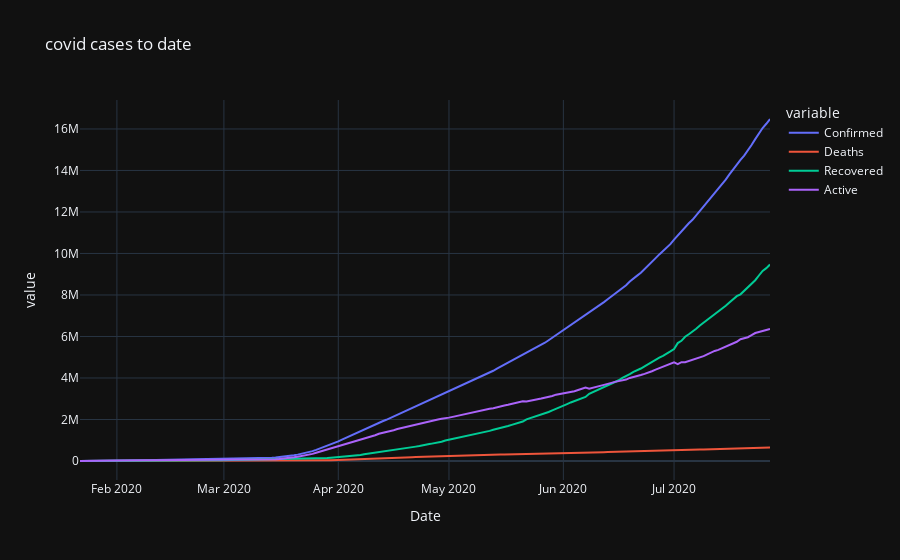

Notebook code cell kept with this figure:
### Code cell
px.line(day_wise, x = "Date", y = ['Confirmed', 'Deaths', 'Recovered', 'Active'], title = "covid cases to date", template="plotly_dark")

### Figure 1 — Plotly figure (JSON) as saved in the notebook; plotly's stock layout.template omitted (floating-point values rounded to 4 significant figures; data arrays with more than 128 entries replaced by an {"elided": "..."} marker saying what was removed)
{"data": [{"hovertemplate": "variable=Confirmed<br>Date=%{x}<br>value=%{y}<extra></extra>", "legendgroup": "Confirmed", "line": {"color": "#636efa", "dash": "solid"}, "marker": {"symbol": "circle"}, "mode": "lines", "name": "Confirmed", "orientation": "v", "showlegend": true, "type": "scatter", "x": {"elided": "188 str values"}, "xaxis": "x", "y": {"elided": "188 int values"}, "yaxis": "y"}, {"hovertemplate": "variable=Deaths<br>Date=%{x}<br>value=%{y}<extra></extra>", "legendgroup": "Deaths", "line": {"color": "#EF553B", "dash": "solid"}, "marker": {"symbol": "circle"}, "mode": "lines", "name": "Deaths", "orientation": "v", "showlegend": true, "type": "scatter", "x": {"elided": "188 str values"}, "xaxis": "x", "y": {"elided": "188 int values"}, "yaxis": "y"}, {"hovertemplate": "variable=Recovered<br>Date=%{x}<br>value=%{y}<extra></extra>", "legendgroup": "Recovered", "line": {"color": "#00cc96", "dash": "solid"}, "marker": {"symbol": "circle"}, "mode": "lines", "name": "Recovered", "orientation": "v", "showlegend": true, "type": "scatter", "x": {"elided": "188 str values"}, "xaxis": "x", "y": {"elided": "188 int values"}, "yaxis": "y"}, {"hovertemplate": "variable=Active<br>Date=%{x}<br>value=%{y}<extra></extra>", "legendgroup": "Active", "line": {"color": "#ab63fa", "dash": "solid"}, "marker": {"symbol": "circle"}, "mode": "lines", "name": "Active", "orientation": "v", "showlegend": true, "type": "scatter", "x": {"elided": "188 str values"}, "xaxis": "x", "y": {"elided": "188 int values"}, "yaxis": "y"}], "layout": {"legend": {"title": {"text": "variable"}, "tracegroupgap": 0}, "title": {"text": "covid cases to date"}, "xaxis": {"anchor": "y", "domain": [0, 1], "title": {"text": "Date"}}, "yaxis": {"anchor": "x", "domain": [0, 1], "title": {"text": "value"}}}}
